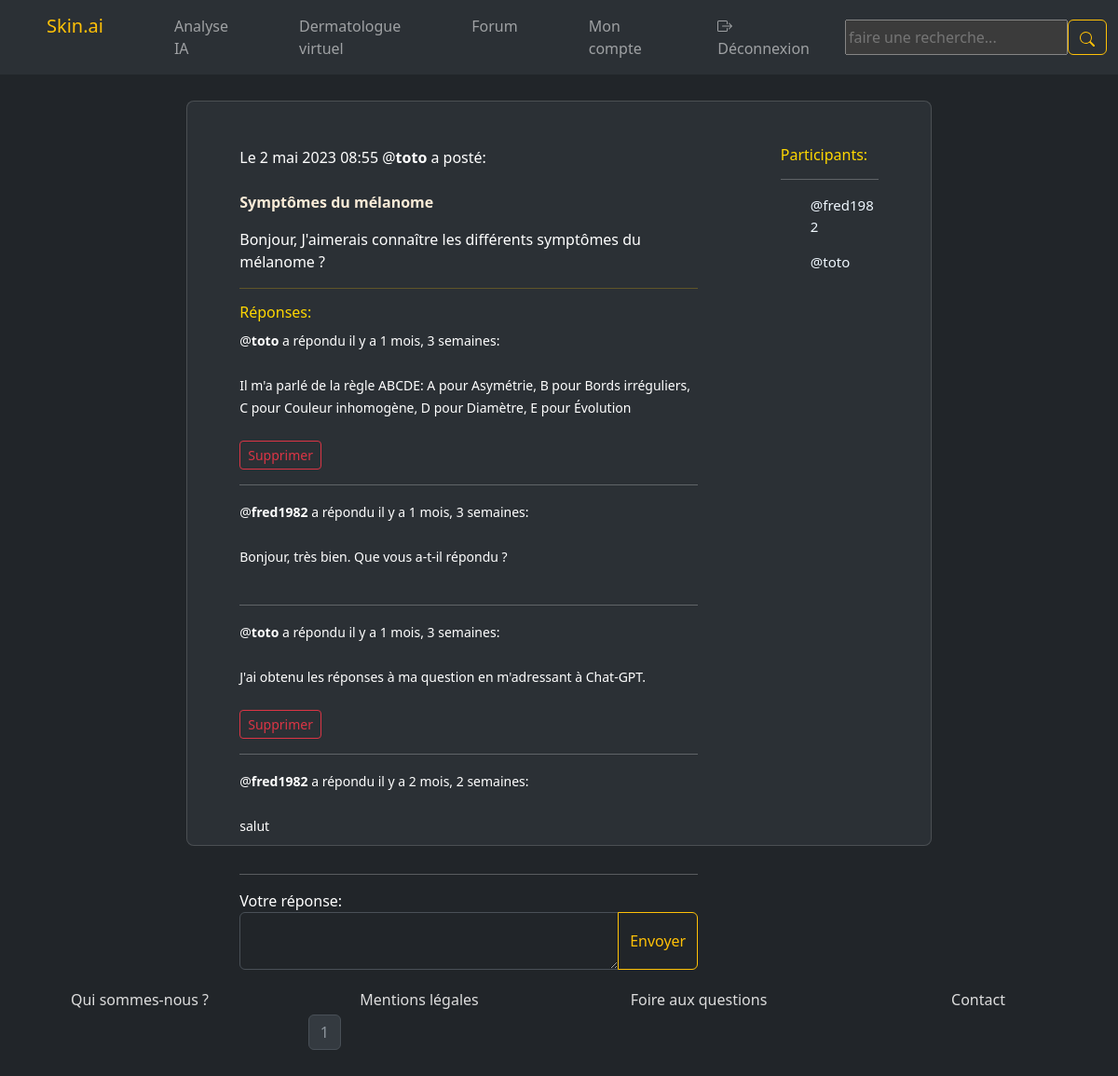
The page /room/14/ (signed in) on the database its author committed.
### skin/models.py (models this page shows, shortened)
class Room(models.Model):
    host = models.ForeignKey(User, on_delete=models.SET_NULL, null=True)
    topic = models.ForeignKey(Topic, on_delete=models.SET_NULL, null=True)
    name = models.CharField(max_length=200)
    description = models.TextField(null=True, blank=True)
    participants = models.ManyToManyField(User, related_name='participants', blank=True)
    updated = models.DateTimeField(auto_now=True)
    created = models.DateTimeField(auto_now_add=True)
    class Meta:
        ordering = ['-updated','-created'] # le tiret du 6 permet de classer les messages du plus récent au plus ancien,

class Message(models.Model):
    user = models.ForeignKey(User, on_delete=models.CASCADE)
    room = models.ForeignKey(Room, on_delete=models.CASCADE)
    body = models.TextField()
    updated = models.DateTimeField(auto_now=True)
    created = models.DateTimeField(auto_now_add=True)
    class Meta:
        ordering = ['-updated','-created'] # le tiret du 6 permet de classer les messages du plus récent au plus ancien,

### skin/views.py (the view, shortened to what this page needs)
# urls.py: path('room/<str:pk>/', views.room, name='room'),
def room(request, pk):
    room = Room.objects.get(id=pk)
    paginator = Paginator(room.message_set.all(), 5)
    page = request.GET.get('page')
    room_messages = paginator.get_page(page)
    participants = room.participants.all()
    context = {'room': room, 'room_messages': room_messages, 'participants': participants}
    return render(request, 'skin/room.html', context)

### skin/templates/skin/room.html (shortened to what this page needs)
{% extends 'main.html' %}
{% block content %}
<div class="container card rounded-3 p-4" id="room_style">
    <div class="row">
        <div class="container col-md-8">
            <br>
            <tr>Le {{room.created}} @<b>{{room.host}}</b> a posté:<br><br><p id="room_name_style"><b>{{room.name}}</b></p></tr>
            <p>{{room.description}}</p>
            <hr class="hr_style">
            <div class="row comment-wrapper">
                <h6 style="color: gold;">Réponses:</h6>
                {% for message in room_messages %}
                    <div class="room_messages_box">
                        <small>@<b>{{message.user}}</B> a répondu il y a {{message.created|timesince}}:<br>{{message.body}}<br></small>
                        {% if request.user == message.user %}
                            <a class="btn btn-outline-danger btn-sm a link_style" href="{% url 'delete-message' message.id %}">Supprimer</a>
                        {% endif %}
                       <hr>
                    </div>
                    <br>
                {% empty %}
                    <div class="container alert alert-light room_messages_box">
                        <p>Aucun résultat trouvé.</p>
                    </div>
                {% endfor %}
            </div>
            {% if request.user.is_authenticated %}
                <div class="comment-form">
                    <form method="POST" action="">
                        <span>Votre réponse:</span>
                        <div class="input-group">
                            <textarea class="form-control" aria-label="With textarea" name="body"></textarea>
                            <input type="submit" class="btn btn-outline-warning" value="Envoyer"></input>
                        </div>
                        <br></br>
                    </form>
                </div>
            {% endif %}
        </div>
        <div class="container col-md-2">
            <br>
            <h6 style="color: gold;">Participants:</h6>
            <hr>
            {% for user in participants %}
                <ul>
                    <a class="a" href="{% url 'user-profile' user.id %}"><p class="user_name">@{{user.username}}</p></a>
                </ul>
            {% endfor %}
        </div>
    </div>
    <div class="container w-75" id="room_pagination_style">
        <nav aria-label="Page navigation example">
            <ul class="pagination">
                <li class="page-item disabled"><a class="page-link" href="#">{{room_messages.number}}</a></li>
            </ul>
        </nav>
    </div>
</div>
{% endblock content %}

### static/styles/style.css (style rules this page uses)
.flex-wrapper { display: flex; min-height: 100vh; flex-direction: column; justify-content: flex-start; }
#room_style { background-color: #2b3035 !important; color: white; margin-top: 5% !important; margin-bottom: 5%; margin-left: auto !important; margin-right: auto !important; max-width: 50rem !important; max-height: 50rem !important; }
#room_pagination_style { max-width: 50rem; }
#room_name_style { color: antiquewhite; }
.a { text-decoration: none; font-size: 16px; color:#dddddd; }
.user_name { font-size: 15px; color: aliceblue; }
.hr_style { color: #ffc107; }
.link_style { color: white; text-decoration: none; }

### rows shown on the page
Room: created "2 mai 2023 08:55", host "toto", name "Symptômes du mélanome", description "Bonjour, J'aimerais connaître les différents symptômes du mélanome ?"
Message: user "toto", created "1 mois, 3 semaines", body "Il m'a parlé de la règle ABCDE: A pour Asymétrie, B pour Bords irréguliers, C pour Couleur inhomogène, D pour Diamètre, E pour Évolution", shows "Supprimer"
Message: user "fred1982", created "1 mois, 3 semaines", body "Bonjour, très bien. Que vous a-t-il répondu ?"
Message: user "toto", created "1 mois, 3 semaines", body "J'ai obtenu les réponses à ma question en m'adressant à Chat-GPT.", shows "Supprimer"
Message: user "fred1982", created "2 mois, 2 semaines", body "salut"

### other values the page prints
{{ user.username }} "fred1982"
{{ user.username }} "toto"
{{ room_messages.number }} "1"
